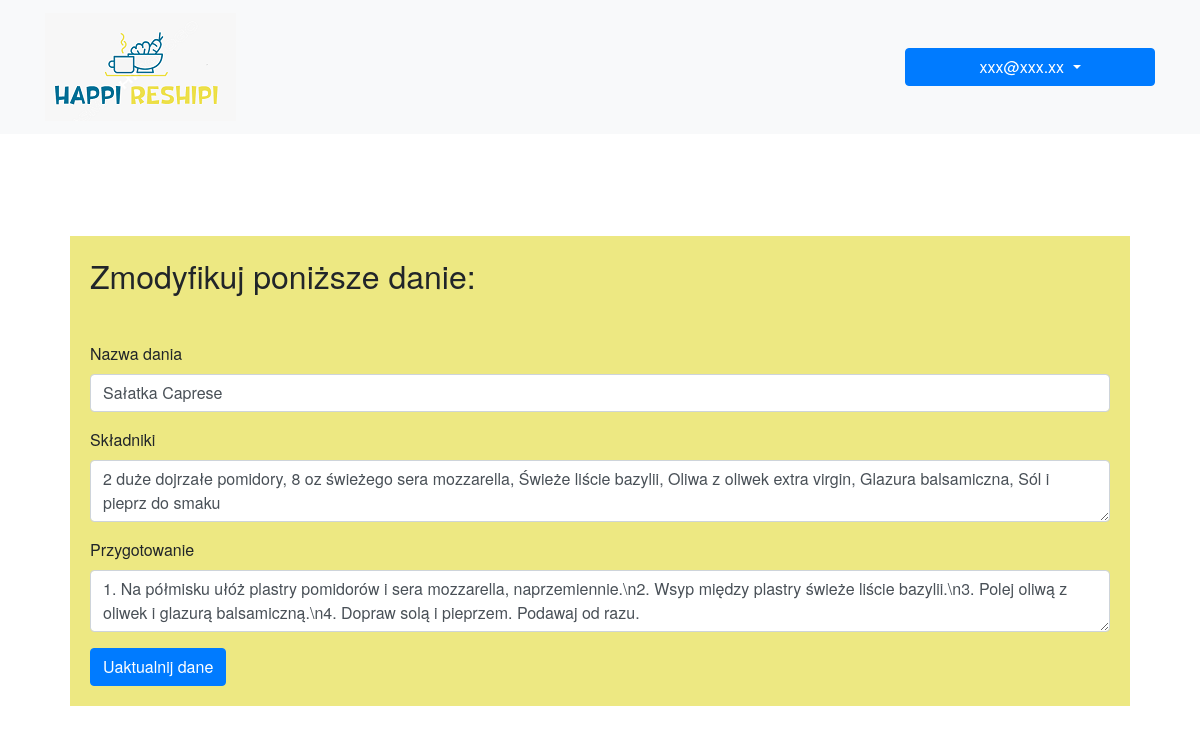
The page /updateProcess/3 (signed in) on the database its author committed.
### tables this page shows
CREATE TABLE users (id integer primary key autoincrement, email varchar(500) not null unique, password text, is_active boolean not null default 0);

CREATE TABLE recipes (int integer primary key autoincrement, nazwa varchar(30), skladniki varchar(500), przygotowanie varchar(500), img varchar(100));

### happireshipi_app.py (the view, shortened to what this page needs)
@app.route('/updateProcess/<int:recipe_id>', methods=['GET', 'POST'])
def updateProcess(recipe_id):
    login = UserPass(session.get('user'))
    login.get_user_info()
    if not login.is_valid:
        return redirect(url_for('login'))
    if request.method== 'GET':
        db=get_db()
        sql_statement = "select * from recipes where int = ?;"
        cur = db.execute(sql_statement, [recipe_id])
        recipe = cur.fetchone()
        if recipe==None:
            flash('Nie ma takiego dania')
            return redirect(url_for('myRecipes'))
        else:
            return render_template('editRecipe.html', recipe=recipe)

### happireshipi_app.py (called while the page is built)
def get_db():
    if not hasattr(g, 'sqlite_db'):
        conn = sqlite3.connect(app_info["db_file"])
        conn.row_factory=sqlite3.Row
        g.sqlite_db = conn
    return g.sqlite_db

    def get_user_info(self):
        db = get_db()
        sql_statement = 'select email, is_active from users where email=?'
        cur = db.execute(sql_statement, [self.user])
        db_user = cur.fetchone()
        if db_user == None:
            self.is_valid = False
            self.email = ''
        elif db_user['is_active']!=1:
            self.is_valid = False
            self.email = db_user['email']
        else:
            self.is_valid = True
            self.email = db_user['email']

### templates/editRecipe.html
{% extends "base.html" %}
{% block content %}
<section class="" id="portfolio">
    <div class="container">
<div style="margin: 25px; background-color:rgb(237, 232, 130); ">
    <h2 style="margin-top: 100px; padding: 20px;">Zmodyfikuj poniższe danie:</h2>
    <form id="update_form" action="{{url_for('updateProcess', recipe_id=recipe.int)}}" method="POST" style="padding: 20px;">
        <div class="form-group">
            <label for="nazwa">Nazwa dania</label>
            <input class="form-control" type="text" name="nazwa" id="nazwa" aria-describedby="nazwaInput"
                placeholder="Wpisz nazwe dania" maxlength="30" value="{{recipe.nazwa}}">
        </div>
        <div class="form-group">
            <label for="skladniki">Składniki</label>
            <textarea class="form-control" type="text" id="skladniki" name="skladniki"
                maxlength="500" >{{recipe.skladniki}}</textarea>
        </div>
        <div class="form-group">
            <label for="przygotowanie">Przygotowanie</label>
            <textarea class="form-control" id="przygotowanie" type="text" name="przygotowanie"
                 maxlength="500" >{{recipe.przygotowanie}}</textarea>
        </div>
        <button type="submit" value="Send" class="btn btn-primary">Uaktualnij dane</button>
    </form>
</div>
</div>
</section>
{% endblock %}

### templates/menu.html (shortened to what this page needs)
<nav class="navbar navbar-dark fixed-top bg-light" id="mainNav">
    <div class="container">
        <a class="navbar-brand" href="{{ url_for('index')}}">
            <img src="{{url_for('static', filename='logo.png')}}" class="img float-left" />
        </a>
        {% if 'user' in session %}
        <div class="btn-group">
            <button type="button" class="btn btn-primary dropdown-toggle" data-toggle="dropdown" aria-haspopup="true"
                aria-expanded="false" style="width: 250px;">
                 {{ session['user'] if 'user' in session }}
            </button>
        </div>
        {% endif %}
    </div>
</nav>

### static/styles/base.css (style rules this page uses)
body { overflow-x: hidden; font-family: "Roboto Slab", "Helvetica Neue", Helvetica, Arial, sans-serif; min-height: 75rem; padding-top: 8.5rem; }

### rows shown on the page
users: email "xxx@xxx.xx"
recipes: nazwa "Sałatka Caprese", skladniki "2 duże dojrzałe pomidory, 8 oz świeżego sera mozzarella, Świeże liście bazylii, Oliwa z oliwek extra virgin, Glazura balsamiczna, Sól i pieprz do smaku", przygotowanie "1. Na półmisku ułóż plastry pomidorów i sera mozzarella, naprzemiennie.\\n2. Wsyp między plastry świeże liście bazylii.\\n3. Polej oliwą z oliwek i glazurą balsamiczną.\\n4. Dopraw solą i pieprzem. Podawaj od razu."
